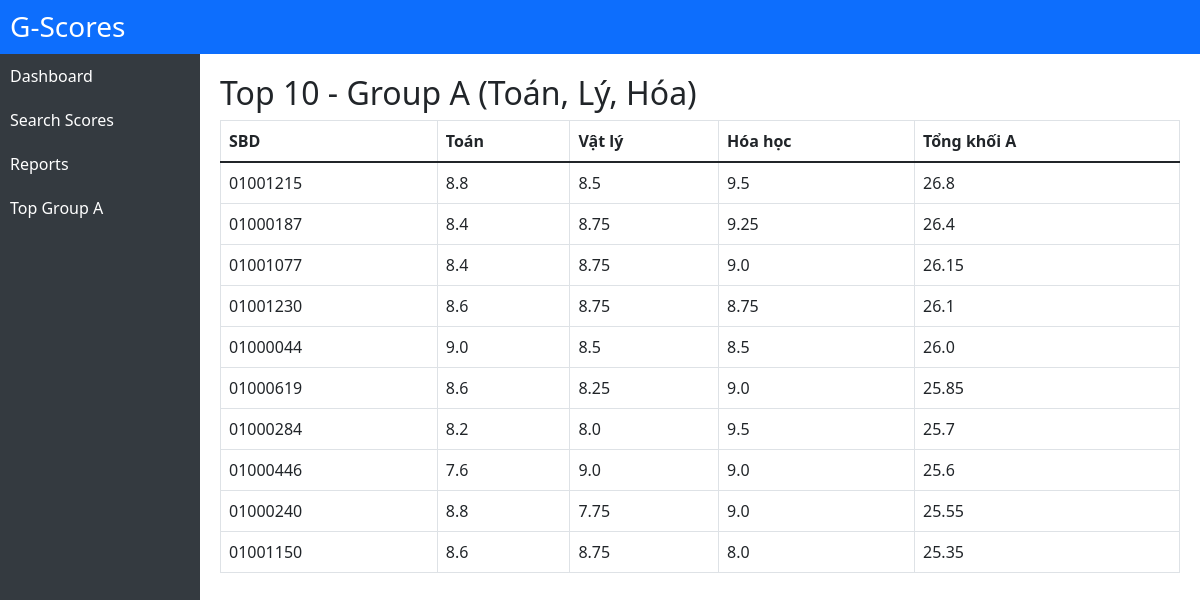
The page /top-group-a/ on the database its author committed.
### exam/models.py (models this page shows, shortened)
class Student(models.Model):
    sbd = models.CharField("Số báo danh", max_length=20, unique=True)
    toan = models.FloatField("Toán")
    ngu_van = models.FloatField("Ngữ văn")
    ngoai_ngu = models.FloatField("Ngoại ngữ")
    vat_ly = models.FloatField("Vật lý")
    hoa_hoc = models.FloatField("Hóa học")
    sinh_hoc = models.FloatField("Sinh học")
    lich_su = models.FloatField("Lịch sử")
    dia_ly = models.FloatField("Địa lý")
    giao_duc_cong_dan = models.FloatField("Giáo dục công dân")
    ma_ngoai_ngu = models.CharField("Mã ngoại ngữ", max_length=10)
    def group_a_score(self):
        return self.toan + self.vat_ly + self.hoa_hoc

### exam/views.py (the view)
# urls.py: path('top-group-a/', views.top_group_a_view, name='top_group_a'),
def top_group_a_view(request):
    students = Student.objects.all()
    students_sorted = sorted(students, key=lambda s: s.group_a_score(), reverse=True)
    top_10 = students_sorted[:10]
    return render(request, "exam/top_group_a.html", {"top_10": top_10})

### exam/templates/exam/top_group_a.html (shortened to what this page needs)
{% extends 'exam/base.html' %}
{% block content %}
  <h2>Top 10 - Group A (Toán, Lý, Hóa)</h2>
  <table class="table table-bordered">
    <thead>
      <tr>
        <th>SBD</th>
        <th>Toán</th>
        <th>Vật lý</th>
        <th>Hóa học</th>
        <th>Tổng khối A</th>
      </tr>
    </thead>
    <tbody>
      {% for st in top_10 %}
      <tr>
        <td>{{ st.sbd }}</td>
        <td>{{ st.toan }}</td>
        <td>{{ st.vat_ly }}</td>
        <td>{{ st.hoa_hoc }}</td>
        <td>{{ st.group_a_score }}</td>
      </tr>
      {% endfor %}
    </tbody>
  </table>
{% endblock %}

### exam/templates/exam/base.html (shortened to what this page needs)
<!DOCTYPE html>
<html>
  <head>
    <link
      href="https://cdn.jsdelivr.net/npm/bootstrap@5.1.3/dist/css/bootstrap.min.css"
      rel="stylesheet"
    />
  </head>
  <body>
    <div class="topbar">
      <h3 class="m-0">G-Scores</h3>
    </div>
    <div class="sidebar position-fixed">
      <a href="{% url 'dashboard' %}">Dashboard</a>
      <a href="{% url 'search_scores' %}">Search Scores</a>
      <a href="{% url 'report' %}">Reports</a>
      <a href="{% url 'top_group_a' %}">Top Group A</a>
    </div>
    <div class="content">
      {% block content %}{% endblock %}
    </div>
  </body>
</html>

### exam/templates/exam/base.html (style rules this page uses)
body { margin: 0; padding: 0; }
.sidebar { width: 200px; background-color: #343a40; min-height: 100vh; }
.sidebar a { color: #fff; text-decoration: none; display: block; padding: 10px; }
.topbar { background-color: #0d6efd; color: #fff; padding: 10px; }
.content { margin-left: 200px; padding: 20px; }

### rows shown on the page
Student: sbd "01001215", toan "8.8", vat_ly "8.5", hoa_hoc "9.5", group_a_score "26.8"
Student: sbd "01000187", toan "8.4", vat_ly "8.75", hoa_hoc "9.25", group_a_score "26.4"
Student: sbd "01001077", toan "8.4", vat_ly "8.75", hoa_hoc "9.0", group_a_score "26.15"
Student: sbd "01001230", toan "8.6", vat_ly "8.75", hoa_hoc "8.75", group_a_score "26.1"
Student: sbd "01000044", toan "9.0", vat_ly "8.5", hoa_hoc "8.5", group_a_score "26.0"
Student: sbd "01000619", toan "8.6", vat_ly "8.25", hoa_hoc "9.0", group_a_score "25.85"
Student: sbd "01000284", toan "8.2", vat_ly "8.0", hoa_hoc "9.5", group_a_score "25.7"
Student: sbd "01000446", toan "7.6", vat_ly "9.0", hoa_hoc "9.0", group_a_score "25.6"
Student: sbd "01000240", toan "8.8", vat_ly "7.75", hoa_hoc "9.0", group_a_score "25.55"
Student: sbd "01001150", toan "8.6", vat_ly "8.75", hoa_hoc "8.0", group_a_score "25.35"
